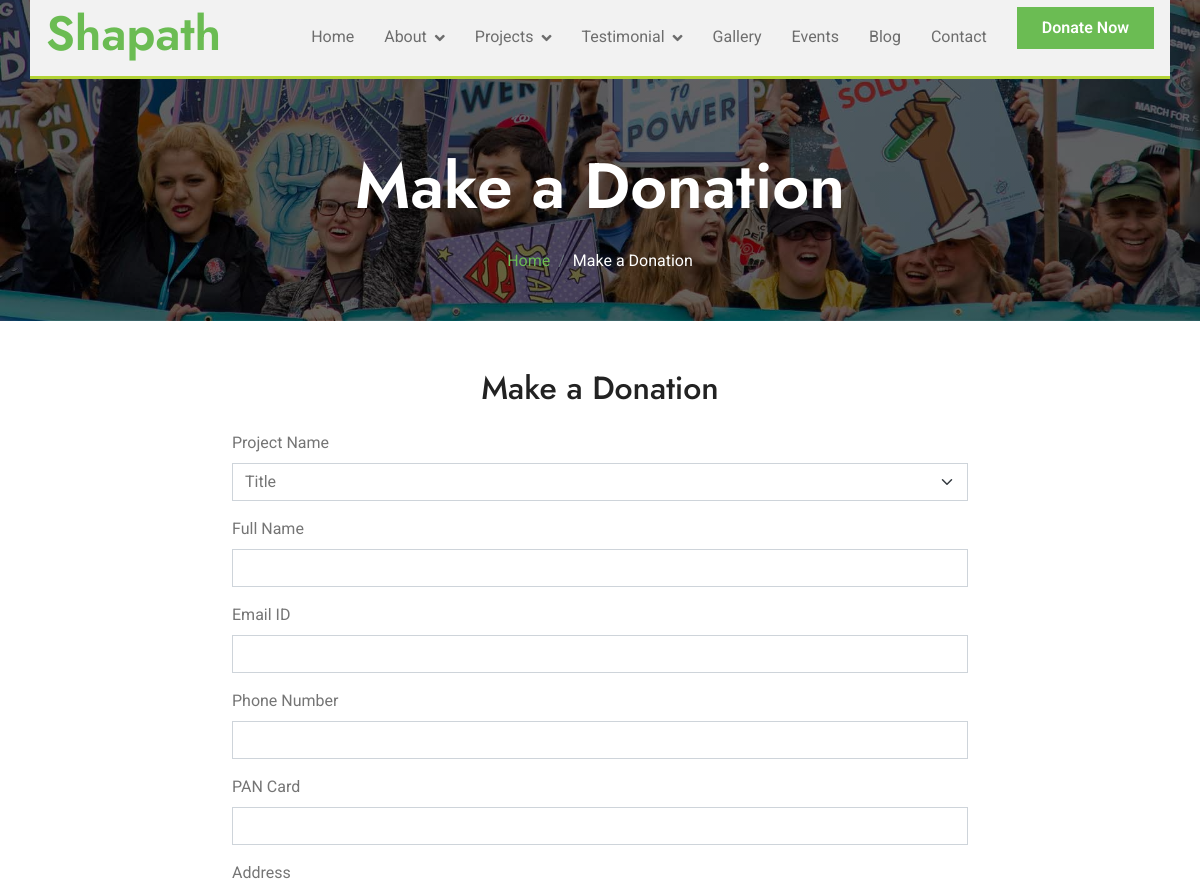
Page /donate/?id=PROD9B4CE5520240212 (upper part) on the earlier database version.
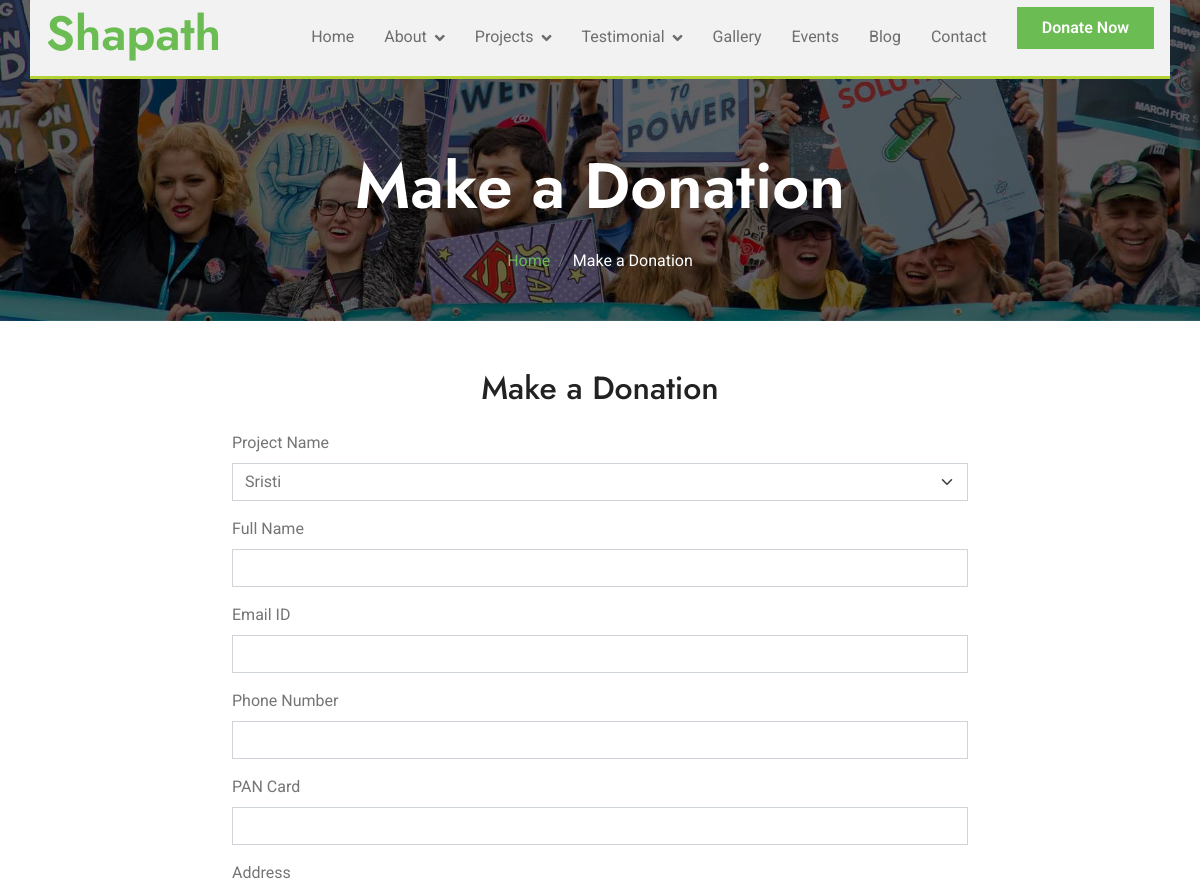
Same page on the later database version.
### tables this page shows
CREATE TABLE `projects` (
  `id` int(11) NOT NULL,
  `uid` varchar(255) NOT NULL,
  `project_title` varchar(255) NOT NULL,
  `project_cover_details` longtext NOT NULL,
  `project_page_title` varchar(255) NOT NULL,
  `project_page_video` varchar(255) NOT NULL,
  `project_page_description` longtext NOT NULL,
  `project_img` varchar(255) NOT NULL,
  `project_logo` varchar(255) NOT NULL,
  `galary_img` longtext NOT NULL,
  `created_at` datetime NOT NULL DEFAULT current_timestamp(),
  `updated_at` datetime NOT NULL DEFAULT current_timestamp()
);

### application/controllers/Common.php (called while the page is built, shortened)
<?php
class Common extends CI_Controller
{
	public function init_model($model)
	{
		$this->load->model($model);
	}
	public function load_page($page, $data)
	{
		$this->load_headers($data['data_header']);
		$this->load->view($page, $data['data_page']);
		$this->load_footers($data['data_footer']);
	}
	private function load_headers($data)
	{
		$projects['projects'] = $this->Pages_model->get_all_projects();
		$this->load->view('/' . $data['site'] . '/inc/header_link.php', $data);
		$this->load->view('/' . $data['site'] . '/inc/header.php',$projects,$data);
	}
	private function load_footers($data)
	{
		$this->load->view('/' . $data['site'] . '/inc/footer.php');
		$this->load->view('/' . $data['site'] . '/inc/footer_link.php', $data);
	}
}
?>

### application/controllers/web/Load.php (called while the page is built, shortened)
<?php
require_once(APPPATH.'controllers/Common.php');
class Load extends Common {
    public function donation(){
        $data = PAGE_DATA_WEB;
        $id = $this->input->get('id');
        if(!empty($id)){
            $data['data_page']['project'] = $this->Pages_model->get_projects_by_id($id);
            $data['data_page']['flag'] = 1;
        }else{
            $data['data_page']['project'] = $this->Pages_model->get_all_projects();
            $data['data_page']['flag'] = 0;
        }
        $this->load_page('web/donation.php',$data);
    }
}
?>

### index.php (called while the page is built, shortened)
<?php
require_once BASEPATH.'core/CodeIgniter.php';

### application/models/Pages_model.php (called while the page is built, shortened)
<?php
class Pages_model extends Admin_model
{
    public function get_all_projects()
    {
        $projects = $this->db
            ->select('*')
            ->from(TABLE_PROJECTS)
            ->get();
        $projects = $projects->result_array();
        return !empty($projects) ? $projects : [];
    }
}

### application/views/web/donation.php (the view, shortened to what this page needs)
<div class="container-fluid bg-breadcrumb">
    <div class="container text-center py-5" style="max-width: 900px;">
        <h3 class="text-white display-3 mb-4">Make a Donation</h1>
            <ol class="breadcrumb justify-content-center mb-0">
                <li class="breadcrumb-item"><a href="index.php">Home</a></li>
                <li class="breadcrumb-item active text-white">Make a Donation</li>
            </ol>
    </div>
</div>
<div class="container py-5">
    <h2 class="text-center mb-4">Make a Donation</h2>
    <div class="row justify-content-center">
        <div class="col-md-8">
            <form enctype="multipart/form-data" action="<?= base_url('web/Donation/add_new_donation') ?>" method="POST">
                <div class="mb-3" style="width: auto;">
                    <label for="projectName" class="form-label">Project Name</label>
                    <select class="form-select" id="project_id" name="project_id">
                        <?php if($flag){?>
                        <option value="<?php echo $project['uid']?>" selected disabled><?php echo $project['project_title']?></option>
                         <?php }?>
                    </select>
                </div>
                <div class="mb-3" style="width: auto;">
                    <label for="fullName" class="form-label">Full Name</label>
                    <input type="text" class="form-control" id="fullName" name="name">
                </div>
                <div class="mb-3" style="width: auto;">
                    <label for="email" class="form-label">Email ID</label>
                    <input type="email" class="form-control" id="email" name="email">
                </div>
                <div class="mb-3" style="width: auto;">
                    <label for="" class="form-label">Phone Number</label>
                    <input type="tel" class="form-control" id="" name="phone" required>
                </div>
                <div class="mb-3" style="width: auto;">
                    <label for="" class="form-label">PAN Card</label>
                    <input type="text" class="form-control" id="" name="pan" required>
                </div>
                <div class="mb-3" style="width: auto;">
                    <label for="" class="form-label">Address</label>
                </div>
            </form>
        </div>
    </div>
</div>

### application/views/web/inc/header_link.php (shortened to what this page needs)
<!DOCTYPE html>
<html lang="en">
<head>
    <link rel="stylesheet" href="https://use.fontawesome.com/releases/v5.15.4/css/all.css" />
    <link href="https://cdn.jsdelivr.net/npm/bootstrap-icons@1.4.1/font/bootstrap-icons.css" rel="stylesheet">
    <link href="<?=base_url()?>assets/lib/owlcarousel/assets/owl.carousel.min.css" rel="stylesheet">
    <link href="<?=base_url()?>assets/lib/lightbox/css/lightbox.min.css" rel="stylesheet">
    <link href="<?=base_url()?>assets/css/bootstrap.min.css" rel="stylesheet">
    <link href="<?=base_url()?>assets/css/style.css" rel="stylesheet">

### application/views/web/inc/header.php (shortened to what this page needs)
</head>
<body>
    <div class="container-fluid fixed-top px-0">
        <div class="container px-0">
            <nav class="navbar navbar-light bg-light navbar-expand-xl header-nav">
                <a href="<?= base_url('home')?>" class="navbar-brand ms-3">
                    <h1 class="text-primary display-5">Shapath</h1>
                </a>
                <div class="collapse navbar-collapse bg-light" id="navbarCollapse">
                    <div class="navbar-nav ms-auto">
                        <a href="<?= base_url('home')?>" class="nav-item nav-link <?= isset($home) ? 'active' : '' ?>">Home</a>
                        <div class="nav-item dropdown">
                            <a href="" class="nav-link dropdown-toggle <?= isset($about) ? 'active' : '' ?>" data-bs-toggle="dropdown">About</a>
                        </div>
                        <div class="nav-item dropdown">
                            <a href="#" class="nav-link dropdown-toggle <?= isset($project) ? 'active' : '' ?>" data-bs-toggle="dropdown">Projects</a>
                        </div>
                        <div class="nav-item dropdown">
                            <a href="#" class="nav-link dropdown-toggle <?= isset($testimonial) ? 'active' : '' ?>" data-bs-toggle="dropdown">Testimonial</a>
                        </div>
                        <a href="<?= base_url('gallery') ?>" class="nav-item nav-link <?= isset($gallery) ? 'active' : '' ?>">Gallery</a>
                        <a href="<?= base_url('events') ?>" class="nav-item nav-link <?= isset($event) ? 'active' : '' ?>">Events</a>
                        <a href="<?= base_url('blogs')?>" class="nav-item nav-link <?= isset($blogs) ? 'active' : '' ?>">Blog</a>
                        <a href="<?= base_url('contact-us')?>" class="nav-item nav-link <?= isset($contact) ? 'active' : '' ?>">Contact</a>
                    </div>
                    <div class="d-flex align-items-center flex-nowrap pt-xl-0" style="margin-left: 15px;">
                        <a href="<?= base_url('donate')?>" class="btn-hover-bg btn btn-primary text-white py-2 px-4 me-3">Donate Now</a>
                    </div>
                </div>
            </nav>
        </div>
    </div>

### application/views/web/inc/footer_link.php (shortened to what this page needs)
</body>
</html>

### assets/css/style.css (style rules this page uses)
.header-nav { border-bottom: 3px solid #b3d335; }
.btn { font-weight: 600; transition: .5s; }
.btn-hover-bg { transition: 0.5s; }
.fixed-top .container { transition: 0.5s; }
.navbar { padding: 0; }
.navbar .navbar-nav .nav-link { padding: 10px 15px; font-size: 16px; transition: .5s; }
.navbar .dropdown-toggle::after { border: none; content: "\f107"; font-family: "Font Awesome 5 Free"; font-weight: 600; vertical-align: middle; margin-left: 8px; }
@media (max-width: 1200px) { .navbar .collapse.navbar-collapse .btn-hover-bg.btn { margin-bottom: 20px; } }
.bg-breadcrumb { background: linear-gradient(rgba(0, 0, 0, 0.6), rgba(0, 0, 0, 0.6)), url(../img/breadcrumb-bg.jpg); background-position: center center; background-repeat: no-repeat; background-size: cover; padding: 100px 0 0 0; }

Differences in the rows shown:
changed projects: project_id "Title" → "Sristi"
